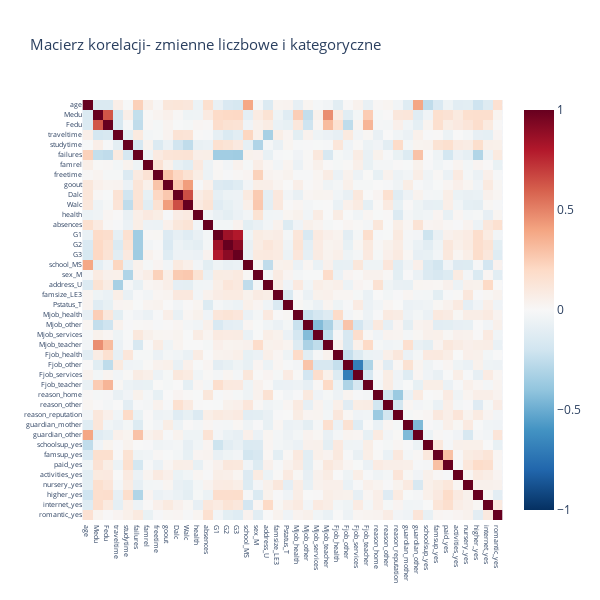

The code cell stored with this chart in its notebook:
### Code cell
# Korelacja zmiennych liczbowych
plt.figure(figsize=(10,8))
sns.heatmap(df.corr(numeric_only=True), cmap="coolwarm", fmt=".2f", annot=True)
plt.title("Macierz korelacji- zmienne liczbowe")
plt.xticks(rotation=90)
plt.yticks(rotation=0)
plt.tight_layout()
plt.show()

# Zamiana danych kategorycznych na numeryczne (one-hot encoding)
df_encoded = pd.get_dummies(df, drop_first=True)

# Korelacja dla wszystkich zmiennych numerycznych + binarnych kategorycznych (po one-hot encoding)
corr_matrix = df_encoded.corr()

fig = px.imshow(
    corr_matrix,
    color_continuous_scale="RdBu_r",  # reversed color scale
    zmin=-1, zmax=1,
    title="Macierz korelacji- zmienne liczbowe i kategoryczne"
)
fig.update_layout(
    width=600,
    height=600,
    xaxis=dict(tickfont=dict(size=7)),
    yaxis=dict(tickfont=dict(size=7)),
    title=dict(font=dict(size=15))
)
fig.show()

### Figure 1 — Plotly figure (JSON) as saved in the notebook; plotly's stock layout.template omitted (floating-point values rounded to 4 significant figures; data arrays with more than 128 entries replaced by an {"elided": "..."} marker saying what was removed)
{"data": [{"coloraxis": "coloraxis", "hovertemplate": "x: %{x}<br>y: %{y}<br>color: %{z}<extra></extra>", "name": "0", "type": "heatmap", "x": ["age", "Medu", "Fedu", "traveltime", "studytime", "failures", "famrel", "freetime", "goout", "Dalc", "Walc", "health", "absences", "G1", "G2", "G3", "school_MS", "sex_M", "address_U", "famsize_LE3", "Pstatus_T", "Mjob_health", "Mjob_other", "Mjob_services", "Mjob_teacher", "Fjob_health", "Fjob_other", "Fjob_services", "Fjob_teacher", "reason_home", "reason_other", "reason_reputation", "guardian_mother", "guardian_other", "schoolsup_yes", "famsup_yes", "paid_yes", "activities_yes", "nursery_yes", "higher_yes", "internet_yes", "romantic_yes"], "xaxis": "x", "y": ["age", "Medu", "Fedu", "traveltime", "studytime", "failures", "famrel", "freetime", "goout", "Dalc", "Walc", "health", "absences", "G1", "G2", "G3", "school_MS", "sex_M", "address_U", "famsize_LE3", "Pstatus_T", "Mjob_health", "Mjob_other", "Mjob_services", "Mjob_teacher", "Fjob_health", "Fjob_other", "Fjob_services", "Fjob_teacher", "reason_home", "reason_other", "reason_reputation", "guardian_mother", "guardian_other", "schoolsup_yes", "famsup_yes", "paid_yes", "activities_yes", "nursery_yes", "higher_yes", "internet_yes", "romantic_yes"], "yaxis": "y", "z": {"elided": "42x42 float values"}}], "layout": {"coloraxis": {"cmax": 1, "cmin": -1, "colorscale": [[0, "rgb(5,48,97)"], [0.1, "rgb(33,102,172)"], [0.2, "rgb(67,147,195)"], [0.3, "rgb(146,197,222)"], [0.4, "rgb(209,229,240)"], [0.5, "rgb(247,247,247)"], [0.6, "rgb(253,219,199)"], [0.7, "rgb(244,165,130)"], [0.8, "rgb(214,96,77)"], [0.9, "rgb(178,24,43)"], [1, "rgb(103,0,31)"]]}, "height": 600, "title": {"font": {"size": 15}, "text": "Macierz korelacji- zmienne liczbowe i kategoryczne"}, "width": 600, "xaxis": {"anchor": "y", "constrain": "domain", "domain": [0, 1], "scaleanchor": "y", "tickfont": {"size": 7}}, "yaxis": {"anchor": "x", "autorange": "reversed", "constrain": "domain", "domain": [0, 1], "tickfont": {"size": 7}}}}
